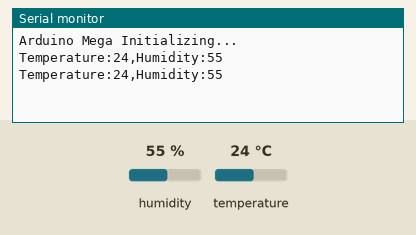
Simulated run of this sketch. Board: Arduino Mega 2560, built with avr-gcc and run on an emulated ATmega2560. On the bench: the last lines printed to the serial monitor. The inputs (shaded band) are chosen by the test bench; at power-on: humidity 55 %, temperature 24 °C.

Above: at 3.3 s.
3.4 s: humidity set to 22 %
At 6.5 s:
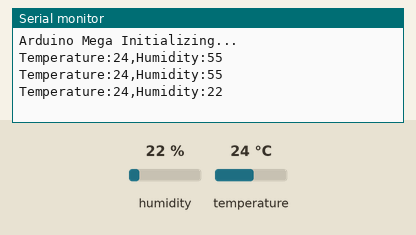
6.8 s: temperature set to 12 °C
At 9.6 s:
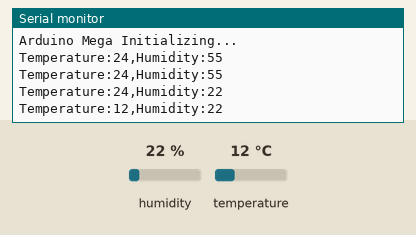
10.2 s: humidity set to 40 %
At 12.2 s:
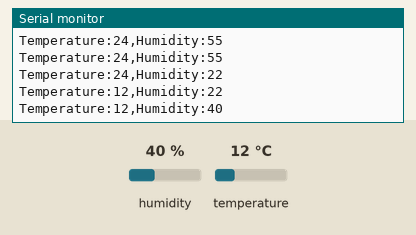
Timing chart, 0 to 13.7 s (numbered marks = the images above; inputs shaded):
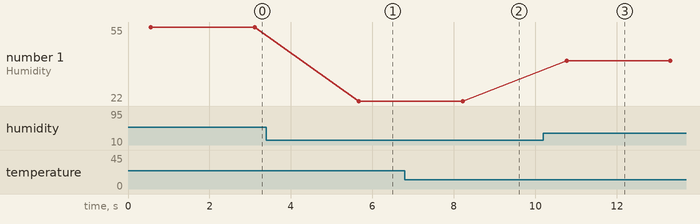

The sketch:

uno_temp_dashoard.ino
```cpp
#include <DHT11.h>
#include <SoftwareSerial.h>

// Define SoftwareSerial pins (e.g., Rx = 10, Tx = 11)
SoftwareSerial mySerial(8, 9); // RX, TX

DHT11 dht11(A0);

void setup() {
    mySerial.begin(9600);  // Communication with ESP8266 via SoftwareSerial
    Serial.begin(9600);    // For debugging via USB Serial
    Serial.println("Arduino Mega Initializing...");
}

void loop() {
    int temperature = 0;
    int humidity = 0;

    int result = dht11.readTemperatureHumidity(temperature, humidity);

    if (result == 0) {
        String data = "Temperature:" + String(temperature) + ",Humidity:" + String(humidity);
        mySerial.println(data);  // Send data to ESP8266 via SoftwareSerial
        Serial.println(data);    // Also print data to Serial Monitor for debugging
    } else {
        Serial.println(DHT11::getErrorString(result));
    }

    delay(2000);  // Adjust as needed
}
```

Measured:
- after the input at 3.4 s, the serial monitor: prints a new line after 2.3 s (image 1)
- after the input at 6.8 s, the serial monitor: prints a new line after 1.4 s (image 2)
- after the input at 10.2 s, the serial monitor: prints a new line after 0.57 s (image 3)
- plotted number 1: 55 → 22 after the input at 3.4 s, 22 → 40 after the input at 10.2 s
